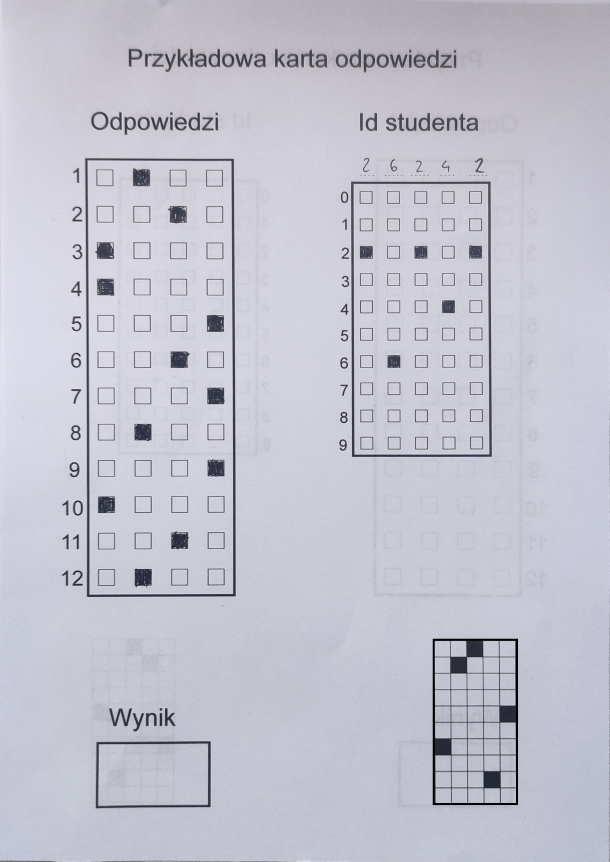
#> input picture 1_1.jpg, 2437 x 3445 px (shown at 1/4 size)
$ python -i check_image.py   (imports and definitions only)
#> lines starting #> are read from the running program, lines starting #| are printed output that depends on the picture; after the words box and inside, x2 and y2 are one past the last pixel; in counts of white or black regions, pixels touching at a corner belong together
### functions.py
import cv2
import numpy as np


def find_rect_contour(contours):

    rectangle_contours = []
    for i in contours:
        area = cv2.contourArea(i)
        if area > 50:
            perimeter = cv2.arcLength(i, True)
            corners = cv2.approxPolyDP(i, 0.02 * perimeter, True)
            if len(corners) == 4:
                rectangle_contours.append(i)
    rectangle_contours = sorted(rectangle_contours, key=cv2.contourArea, reverse=True)

    return rectangle_contours


def get_corner_point(contour):
    perimeter = cv2.arcLength(contour, True)
    corners = cv2.approxPolyDP(contour, 0.02 * perimeter, True)

    return corners


def reorder_cores(points):
    points = points.reshape((4, 2))
    new_points = np.zeros((4, 1, 2), np.int32)
    add = points.sum(1)
    new_points[0] = points[np.argmin(add)]  # [0, 0]
    new_points[3] = points[np.argmax(add)]  # [w, h]
    diff = np.diff(points, axis=1)
    new_points[1] = points[np.argmin(diff)]  # szerokość i zero [w, 0]
    new_points[2] = points[np.argmax(diff)]  # zero i wysokość [0, h]

    return new_points


def split_boxes(img, q, ch):
    boxes = []
    rows = np.vsplit(img, q)
    for r in rows:
        cols = np.hsplit(r, ch)
        for box in cols:
            boxes.append(box)

    return boxes


def show_answers(img, user_answer_indexes, verified_answers, correct_answers, questions, choices, rotate):
    section_width = int(img.shape[1]/choices)
    section_high = int(img.shape[0]/questions)

    if rotate:
        n = choices
    else:
        n = questions

    for x in range(n):
        if rotate:
            ans_temp = user_answer_indexes[x]
            centre_y = (ans_temp * section_high) + (section_high // 2)
            centre_x = (x * section_width) + (section_width // 2)
        else:
            ans_temp = user_answer_indexes[x]
            centre_x = (ans_temp * section_width) + (section_width // 2)
            centre_y = (x * section_high) + (section_high // 2)

        if verified_answers[x] == 1:
            rect_color = (0, 255, 0)
        else:
            rect_color = (0, 0, 255)
            correct_answer = correct_answers[x]
            cv2.rectangle(img, (((correct_answer * section_width) + (section_width // 2)-65), centre_y-25),
                          (((correct_answer * section_width) + (section_width // 2)+65), centre_y+25),
                          (0, 255, 0), cv2.FILLED)

        cv2.rectangle(img, (centre_x-65, centre_y-25), (centre_x+65, centre_y+25), rect_color, cv2.FILLED)

    return img

### database.py
import sqlite3 as sql
from datetime import datetime

con = sql.connect('simple-db')


# [7 lines left out: function save_to_database, not called in this run]


def get_correct_answers(test_id):
    with con:
        corr_ans = con.execute(f"SELECT ANSWERS FROM CORRECT_ANSWERS WHERE TEST_ID = {test_id}")
        corr_ans = list(corr_ans)
    return corr_ans[0][0]


def get_all():
    with con:
        return con.execute(f"SELECT * FROM STUDENTS_RESULT")

### check_image.py
from cv2 import cv2
import numpy as np

import database
import functions


def load_and_resize(image_path, image_width, image_height):
    img = cv2.imread(image_path)
    img = cv2.resize(img, (image_width, image_height))
    return img


def find_contours(img2):
    img = img2.copy()
    img_grey = cv2.cvtColor(img, cv2.COLOR_BGR2GRAY)
    img_blur = cv2.GaussianBlur(img_grey, (5, 5), 1)
    img_canny = cv2.Canny(img_blur, 10, 50)

    contours, hierarchy = cv2.findContours(img_canny, cv2.RETR_EXTERNAL, cv2.CHAIN_APPROX_NONE)
    cv2.drawContours(img, contours, -1, (0, 255, 0), 3)
    return contours


def find_three_biggest_contours(contours):
    cont = []
    rect_contours = functions.find_rect_contour(contours)
    for i in range(4):
        cont.append(functions.get_corner_point(rect_contours[i]))
    return cont


def reorder_corners(contours):
    cont = []
    for i in range(4):
        cont.append(functions.reorder_cores(contours[i]))
    return cont


def warp_field(img2, contour, image_width, image_height, field_number):
    img = img2.copy()
    corners = np.float32(contour[field_number])
    img_corners = np.float32([[0, 0], [image_width, 0], [0, image_height], [image_width, image_height]])
    matrix = cv2.getPerspectiveTransform(corners, img_corners)
    img_warp_field = cv2.warpPerspective(img, matrix, (image_width, image_height))
    return img_warp_field


def binary_and_split(img, questions, choices):
    warp = img.copy()
    img_warp_grey = cv2.cvtColor(warp, cv2.COLOR_BGR2GRAY)
    img_warp_thresh = cv2.threshold(img_warp_grey, 170, 255, cv2.THRESH_BINARY_INV)[1]
    boxes = functions.split_boxes(img_warp_thresh, questions, choices)
    return boxes


def check_line(boxes, questions, choices, reverse):
    pixel_value = np.zeros((questions, choices))
    count_for_col = 0
    count_for_rows = 0

    for i in boxes:
        total_pixels = cv2.countNonZero(i)
        pixel_value[count_for_rows][count_for_col] = total_pixels
        count_for_col += 1
        if count_for_col == choices:
            count_for_rows += 1
            count_for_col = 0
    if reverse:
        pixel_value = pixel_value.T
    # print(pixel_value)
    return pixel_value


def find_idexes_of_marked_boxes(questions, choices, pixel_value, rotate):
    marked_indexes = []
    if rotate:
        n = choices
    else:
        n = questions

    for x in range(n):
        row_px_values = pixel_value[x]
        index_max_px_value = np.where(row_px_values == np.amax(row_px_values))
        marked_indexes.append(index_max_px_value[0][0])
    # print(marked_indexes)
    return marked_indexes


# [10 lines left out: function check_if_correct, not called in this run]


def save_colors_on_blank(img_answers_warp_colored, marked_indexes, verified_answers, correct_answers, questions,
                         choices, rotate):
    img_marks_on_blank = np.zeros_like(img_answers_warp_colored)
    img_marks_on_blank = functions.show_answers(img_marks_on_blank, marked_indexes, verified_answers, correct_answers,
                                                questions, choices, rotate)
    return img_marks_on_blank


def inverse_warp(img_marks_on_blank, contour, image_width, image_height, field_number):
    corners = np.float32(contour[field_number])
    img_corners = np.float32([[0, 0], [image_width, 0], [0, image_height], [image_width, image_height]])
    inverse_matrix = cv2.getPerspectiveTransform(img_corners, corners)
    img_inverse_warp = cv2.warpPerspective(img_marks_on_blank, inverse_matrix, (420, 600))
    return img_inverse_warp


# [4 lines left out: function put_grade_on_blank, not called in this run]


def final_img_join(img_final, img_inverse_warp):
    img_final = cv2.addWeighted(img_final, 1, img_inverse_warp, 1, 0)
    return img_final


class CheckImage:
    def __init__(self, image_path):
        self.student_indexes = None
        self.answer_indexes = None
        self.test_id_indexes = None
        self.test_id_indexes_int = None
        self.img = None
        self.image_path = image_path
        self.correct_answers = []
        self.image_width = 420
        self.image_height = 600
        self.percentage = None

    def check_image(self):
        self.img = load_and_resize(self.image_path, self.image_width, self.image_height)
#> in load_and_resize, img is the input picture: shape (3445, 2437, 3); mean B, G, R 206.7, 195, 194.8
        img = self.img

        contours = find_contours(img)
#> in find_contours, `img_blur = cv2.GaussianBlur(img_grey, (5, 5), 1)`:
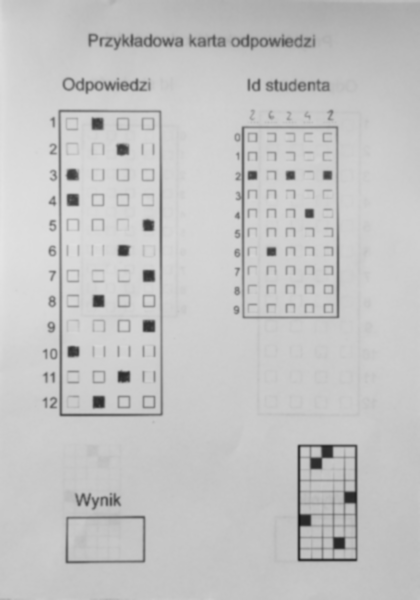
#> img_blur: shape (600, 420); min 23, max 228, mean 196.2
#> in find_contours, `img_canny = cv2.Canny(img_blur, 10, 50)`:
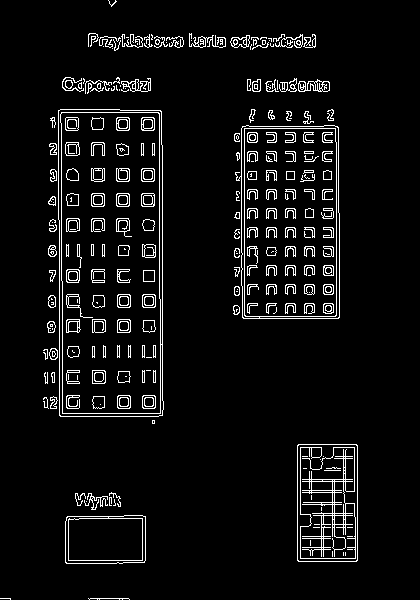
#> img_canny: shape (600, 420); 5.7% white in thin lines or dots, all inside (x1, y1, x2, y2) = (0, 0, 358, 600)
#> in find_contours, `contours, hierarchy = cv2.findContours(img_canny, cv2.RETR_EXTERNAL, c..`: contours = 106 contours, 78 with area under 20; largest, box (x1, y1, x2, y2) and area: (58, 109, 164, 417) 31658, (235, 125, 340, 319) 18709, (297, 444, 358, 562) 7018, (65, 515, 146, 564) 3748, (298, 79, 330, 92) 259
#> in find_contours, `cv2.drawContours(img, contours, -1, (0, 255, 0), 3)`:
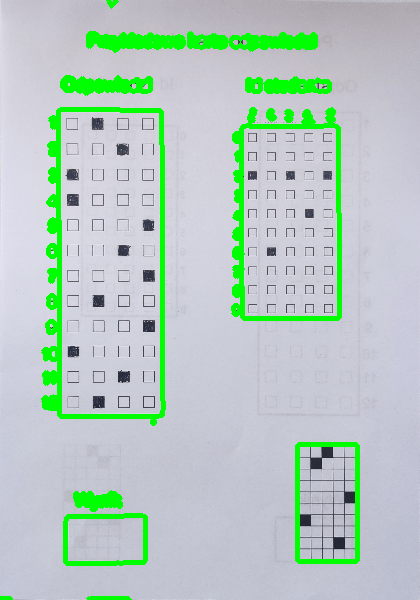
#> img: shape (600, 420, 3); mean B, G, R 193.2, 202.5, 182.1
        rect_contours = find_three_biggest_contours(contours)
#> the loop in find_rect_contour, `for i in contours:` made 106 passes
#> (area, perimeter, corners) on passes 3, 10, 39, 47: (3747.5, 252.7, [[145, 516], [67, 516], [65, 562], [144, 562]]), (7018, 351.7, [[298, 444], [297, 560], [356, 561], [357, 445]]), (18709, 620.4, [[242, 126], [242, 317], [338, 318], [338, 127]]), (31657.5, 818.7, [[60, 109], [59, 415], [162, 415], [161, 111]])
#> after the loop in find_rect_contour, `for i in contours:`: rectangle_contours = 4 contours; box (x1, y1, x2, y2) and area: (58, 109, 164, 417) 31658, (235, 125, 340, 319) 18709, (297, 444, 358, 562) 7018, (65, 515, 146, 564) 3748
#> in find_three_biggest_contours, `rect_contours = functions.find_rect_contour(contours)`: rect_contours has the same summary as rectangle_contours in find_rect_contour
#> the loop in find_three_biggest_contours, `for i in range(4):` made 4 passes
#> (perimeter in get_corner_point, corners in get_corner_point) on passes 1 to 4: (818.7, [[60, 109], [59, 415], [162, 415], [161, 111]]), (620.4, [[242, 126], [242, 317], [338, 318], [338, 127]]), (351.7, [[298, 444], [297, 560], [356, 561], [357, 445]]), (252.7, [[145, 516], [67, 516], [65, 562], [144, 562]])
#> after the loop in find_three_biggest_contours, `for i in range(4):`: cont = 4 contours; box (x1, y1, x2, y2) and area: (59, 109, 163, 416) 31110, (242, 126, 339, 319) 18336, (297, 444, 358, 562) 6845, (65, 516, 146, 563) 3611
#> rect_contours has the same summary as cont in find_three_biggest_contours
        contours_reordered_corners = reorder_corners(rect_contours)
#> the loop in reorder_corners, `for i in range(4):` made 4 passes
#> (points in reorder_cores, add in reorder_cores, diff in reorder_cores) on passes 1 to 4: ([[60, 109], [59, 415], [162, 415], [161, 111]], [169, 474, 577, 272], [49, 356, 253, -50]), ([[242, 126], [242, 317], [338, 318], [338, 127]], [368, 559, 656, 465], [-116, 75, -20, -211]), ([[298, 444], [297, 560], [356, 561], [357, 445]], [742, 857, 917, 802], [146, 263, 205, 88]), ([[145, 516], [67, 516], [65, 562], [144, 562]], [661, 583, 627, 706], [371, 449, 497, 418])
#> after the loop in reorder_corners, `for i in range(4):`: cont = 4 contours, 2 with area under 20; largest, box (x1, y1, x2, y2) and area: (59, 109, 163, 416) 305, (65, 516, 146, 563) 23
#> contours_reordered_corners has the same summary as cont in reorder_corners

        test_id = CheckField(img, contours_reordered_corners, self.image_width, self.image_height, 2, 10, 5, None, True)
#> in __init__, `self.contour = contour`: self.contour has the same summary as cont in reorder_corners
        test_id.check_field()
#> in warp_field, `corners = np.float32(contour[field_number])`: corners = [[298, 444], [357, 445], [297, 560], [356, 561]]
#> in warp_field, `matrix = cv2.getPerspectiveTransform(corners, img_corners)`: matrix = [[7.12, 0.0614, -2148.3], [-0.0877, 5.17, -2270.1], [-7.22e-18, -6.23e-20, 1]]
#> in warp_field, `img_warp_field = cv2.warpPerspective(img, matrix, (image_width, image_..`:
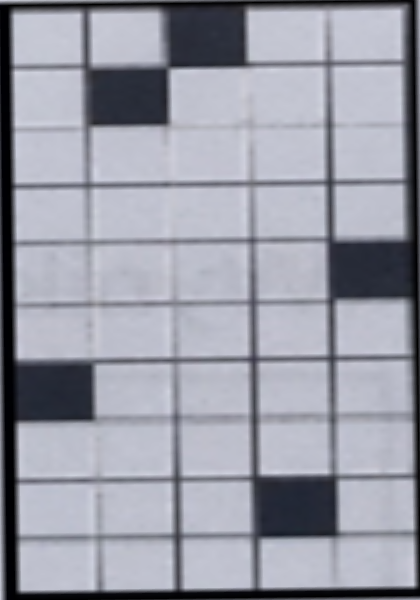
#> img_warp_field: shape (600, 420, 3); mean B, G, R 167.2, 155.8, 153.9
#> in binary_and_split, `img_warp_thresh = cv2.threshold(img_warp_grey, 170, 255, cv2.THRESH_BI..`:
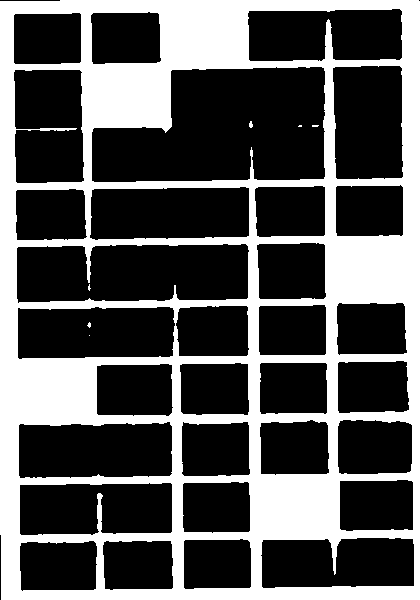
#> img_warp_thresh: shape (600, 420); 34.1% white; 7 white regions (5 under 20 px), largest, box (x1, y1, x2, y2) and area: (0, 0, 420, 600) 85762, (249, 121, 253, 128) 21
#> in split_boxes, `rows = np.vsplit(img, q)`: rows = 10 items
#> the loop in split_boxes, `for r in rows:` made 10 passes
#> after the loop in split_boxes, `for r in rows:`: boxes = 50 items
#> the loop in check_line, `for i in boxes:` made 50 passes
#> total_pixels on passes 1 to 8: 1891, 1845, 4883, 1190, 1763, 1470, 4827, 938
#> after the loop in check_line, `for i in boxes:`: count_for_col = 0; count_for_rows = 10; pixel_value = [[1891, 1845, 4883, 1190, 1763], [1470, 4827, 938, 1088, 1509], [1121, 1107, 106, 770, 1169], [1518, 1050, 984, 1642, 1711], [1469, 629, 709, 1375, 5040], [1704, 886, 1325, 1751, 1629], [5040, 1484, 1464, 1700, 1559], [1643, 655, 1363, 1555, 1208], [1863, 1088, 1562, 5037, 1344], [1978, 1403, 1619, 1686, 1481]]
#> the loop in find_idexes_of_marked_boxes, `for x in range(n):` made 5 passes
#> (row_px_values, index_max_px_value) on passes 1 to 5: ([1891, 1470, 1121, 1518, 1469, 1704, 5040, 1643, 1863, 1978], ([6],)), ([1845, 4827, 1107, 1050, 629, 886, 1484, 655, 1088, 1403], ([1],)), ([4883, 938, 106, 984, 709, 1325, 1464, 1363, 1562, 1619], ([0],)), ([1190, 1088, 770, 1642, 1375, 1751, 1700, 1555, 5037, 1686], ([8],)), ([1763, 1509, 1169, 1711, 5040, 1629, 1559, 1208, 1344, 1481], ([4],))
#> after the loop in find_idexes_of_marked_boxes, `for x in range(n):`: marked_indexes = [6, 1, 0, 8, 4]
#> the loop in show_answers, `for x in range(n):` made 5 passes
#> (ans_temp, centre_y) on passes 1 to 5: (6, 390), (1, 90), (0, 30), (8, 510), (4, 270)
#> after the loop in show_answers, `for x in range(n):`:
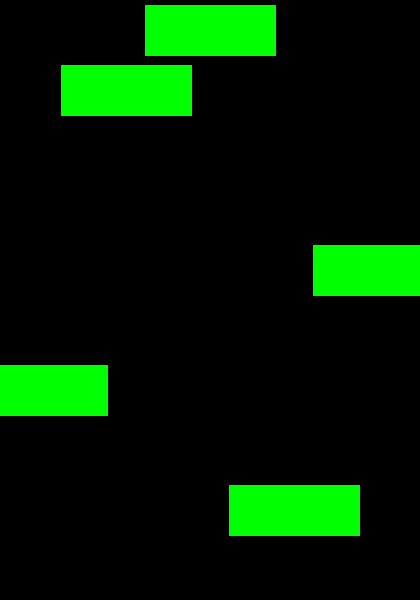
#> img: shape (600, 420, 3); mean of channels 0, 1, 2 0, 31.4, 0; drawn as B, G, R
#> in inverse_warp, `corners = np.float32(contour[field_number])`: corners = [[298, 444], [357, 445], [297, 560], [356, 561]]
#> in inverse_warp, `inverse_matrix = cv2.getPerspectiveTransform(img_corners, corners)`: inverse_matrix = [[0.14, -0.00167, 298], [0.00238, 0.193, 444], [0, 0, 1]]
#> in inverse_warp, `img_inverse_warp = cv2.warpPerspective(img_marks_on_blank, inverse_mat..`:
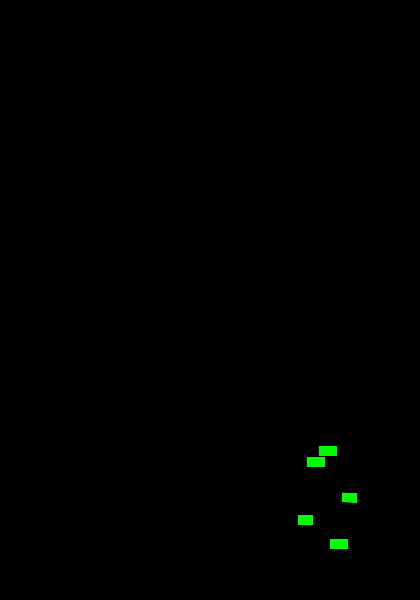
#> img_inverse_warp: shape (600, 420, 3); mean of channels 0, 1, 2 0, 0.8, 0; drawn as B, G, R

        index = []
        for i in test_id.indexes:
            index.append(str(i))
#> this loop made 5 passes
#> i on passes 1, 3, 4: 6, 0, 8
#> after the loop, index = ['6', '1', '0', '8', '4']
        index = int("".join(index))

        corr_ans = database.get_correct_answers(index)
        corr_ans = corr_ans.split(" ")
        dict_answer = {"A": 0, "B": 1, "C": 2, "D": 3}

        for i in range(12):
            self.correct_answers.append(dict_answer[corr_ans[i]])

        answer = CheckField(img, contours_reordered_corners, self.image_width, self.image_height, 0, 12, 4,
                            self.correct_answers, False)
        student_id = CheckField(img, contours_reordered_corners, self.image_width, self.image_height, 1, 10, 5,
                                None, True)
        answer.check_field()
        student_id.check_field()

        grade_wrap = warp_field(img, contours_reordered_corners, 200, 150, 3)
        grade_on_blank_warp = put_grade_on_blank(grade_wrap, answer.percent_grade)

        self.percentage = answer.percent_grade
        grade_on_blank = inverse_warp(grade_on_blank_warp, contours_reordered_corners, 200,
                                      150, 3)

        self.img = final_img_join(self.img, answer.img_colored_marks)
        self.img = final_img_join(self.img, student_id.img_colored_marks)
        self.img = final_img_join(self.img, test_id.img_colored_marks)
        self.img = final_img_join(self.img, grade_on_blank)

        self.student_indexes = student_id.indexes
        self.answer_indexes = answer.indexes
        self.test_id_indexes = test_id.indexes
        self.test_id_indexes_int = index


class CheckField:
    def __init__(self, img, contour, image_width, image_height, field_number, questions, choices, correct_answers,
                 rotated_field):
        self.indexes = None
        self.rotated_field = rotated_field
        self.correct_answers = correct_answers
        self.choices = choices
        self.questions = questions
        self.field_number = field_number
        self.image_height = image_height
        self.contour = contour
        self.img = img
        self.image_width = image_width
        self.percent_grade = None
        self.img_colored_marks = None

    def check_field(self):
        field_wrap = warp_field(self.img, self.contour, self.image_width, self.image_height, self.field_number)
        if self.field_number < 3:
            splited_boxes = binary_and_split(field_wrap, self.questions, self.choices)
            pixels_value = check_line(splited_boxes, self.questions, self.choices, self.rotated_field)
            marked_indexes = find_idexes_of_marked_boxes(self.questions, self.choices, pixels_value, self.rotated_field)
            self.indexes = marked_indexes
            if self.field_number == 0:
                verified_answers, self.percent_grade = check_if_correct(marked_indexes, self.correct_answers,
                                                                        self.questions)
            else:
                verified_answers = [1, 1, 1, 1, 1]
            img_marks_on_blank = save_colors_on_blank(field_wrap, marked_indexes, verified_answers,
                                                      self.correct_answers, self.questions, self.choices,
                                                      self.rotated_field)
            self.img_colored_marks = inverse_warp(img_marks_on_blank, self.contour, self.image_width, self.image_height,
                                                  self.field_number)

#> (the run stopped early here; a loop or call above may not have finished)
